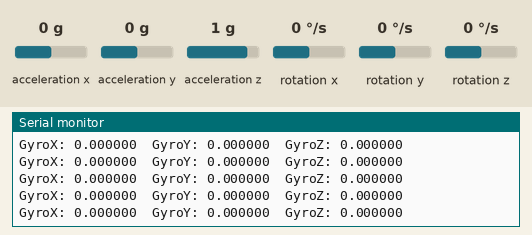
Simulated run of this sketch. Board: Arduino Uno, built with avr-gcc and run on an emulated ATmega328P. On the bench: the last lines printed to the serial monitor. Inputs (shaded band) come from the test bench; at power-on: rotation x 0 °/s, rotation y 0 °/s, acceleration x 0 g, acceleration y 0 g, acceleration z 1 g, rotation z 0 °/s.

Above: at 1.2 s.
1.3 s: rotation x set to -192 °/s
At 1.31 s:
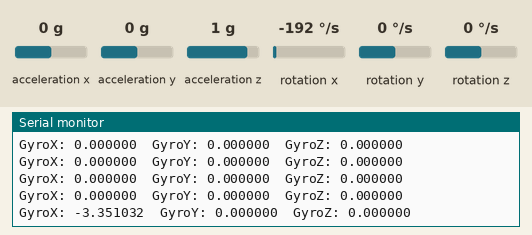
2.8 s: rotation y set to -2 °/s
At 2.83 s:
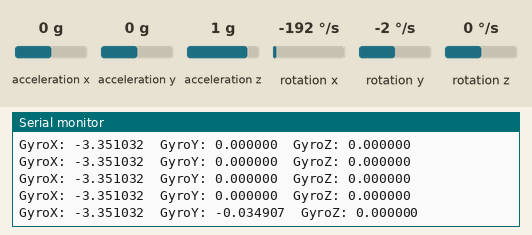

Measured:
- after the input at 1.3 s, the serial monitor: prints a new line at once (image 1)
- after the input at 2.8 s, the serial monitor: prints a new line at once (image 2)

The sketch:

MPU9250-testing.ino
```cpp
#include <Wire.h>
#include <MPU9250.h>

#define MPU1 B1101000 // I2C address of 1st MPU9250 sensor
#define MPU2 B1101001 // I2C address of 2nd MPU9250 sensor
#define ACCEL_X_H 0x3B
#define ACCEL_X_L 0x3C
#define ACCEL_Y_H 0x3D
#define ACCEL_Y_L 0x3E
#define ACCEL_Z_H 0x3F
#define ACCEL_Z_L 0x40
#define TEMP_H 0x41
#define TEMP_L 0x42
#define GYRO_X_H 0x43
#define GYRO_X_L 0x44
#define GYRO_Y_H 0x45
#define GYRO_Y_L 0x46
#define GYRO_Z_H 0x47
#define GYRO_Z_L 0x48

MPU9250 IMU(Wire,MPU2);

void setup() {
  Serial.begin(9600);
  Serial.println("-----Starting-----");
  int status;
  status = IMU.begin();
  if(status < 0){
    Serial.println("Start-up error...");
    while(true){}
  }

}

void loop() {
  // read the sensor
  IMU.readSensor();
  // display the data
//  Serial.print("AccelX: ");
//  Serial.print(IMU.getAccelX_mss(),6);
//  Serial.print("  ");
//  Serial.print("AccelY: ");
//  Serial.print(IMU.getAccelY_mss(),6);
//  Serial.print("  ");
//  Serial.print("AccelZ: ");
//  Serial.println(IMU.getAccelZ_mss(),6);

  Serial.print("GyroX: ");
  Serial.print(IMU.getGyroX_rads(),6);
  Serial.print("  ");
  Serial.print("GyroY: ");
  Serial.print(IMU.getGyroY_rads(),6);
  Serial.print("  ");
  Serial.print("GyroZ: ");
  Serial.println(IMU.getGyroZ_rads(),6);

//  Serial.print("MagX: ");
//  Serial.print(IMU.getMagX_uT(),6);
//  Serial.print("  ");
//  Serial.print("MagY: ");
//  Serial.print(IMU.getMagY_uT(),6);
//  Serial.print("  ");
//  Serial.print("MagZ: ");
//  Serial.println(IMU.getMagZ_uT(),6);
//
//  Serial.print("Temperature in C: ");
//  Serial.println(IMU.getTemperature_C(),6);
//  Serial.println();
  delay(100);
}
```
